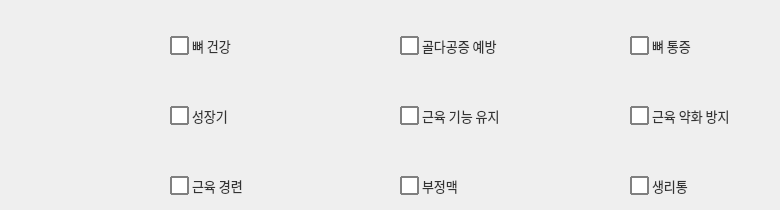
     <widget class="QWidget" name="tab">
      <attribute name="title">
       <string>뼈/근육</string>
      </attribute>
      <widget class="QCheckBox" name="checkBox_35">
       <property name="geometry">
        <rect>
         <x>630</x>
         <y>170</y>
         <width>141</width>
         <height>31</height>
        </rect>
       </property>
       <property name="font">
        <font>
         <family>Leelawadee UI</family>
         <pointsize>-1</pointsize>
        </font>
       </property>
       <property name="styleSheet">
        <string notr="true">QCheckBox 
{
    spacing: 3px; /* 체크박스와 텍스트 사이 간격 */
    font-size: 13px;
    color: #333;
}

QCheckBox::indicator {
    width: 15px;
    height: 15px;
    border: 1.5px solid gray;        /* 기본 테두리 색상 */
    background-color: white;       /* 기본 배경색 */
    border-radius: 1px; 		/*모서리 둥글게*/
}

QCheckBox::indicator:checked {
    background-color: white;       /* 체크된 후 바탕색 */
    border: 1.5px solid red;         /* 체크된 후 테두리 */
    image: url(C:/intel_training/Ai_supplement/pill.png); /* 체크 표시 이미지 (선택 사항) */
}


QCheckBox::indicator:hover
{
background-color : #E0F2F1;

}
</string>
       </property>
       <property name="text">
        <string>생리통</string>
       </property>
       <property name="checkable">
        <bool>true</bool>
       </property>
       <property name="checked">
        <bool>false</bool>
       </property>
       <property name="autoRepeat">
        <bool>false</bool>
       </property>
      </widget>
      <widget class="QCheckBox" name="checkBox_36">
       <property name="geometry">
        <rect>
         <x>170</x>
         <y>100</y>
         <width>131</width>
         <height>31</height>
        </rect>
       </property>
       <property name="font">
        <font>
         <family>Leelawadee UI</family>
         <pointsize>-1</pointsize>
        </font>
       </property>
       <property name="styleSheet">
        <string notr="true">QCheckBox 
{
    spacing: 3px; /* 체크박스와 텍스트 사이 간격 */
    font-size: 13px;
    color: #333;
}

QCheckBox::indicator {
    width: 15px;
    height: 15px;
    border: 1.5px solid gray;        /* 기본 테두리 색상 */
    background-color: white;       /* 기본 배경색 */
    border-radius: 1px; 		/*모서리 둥글게*/
}

QCheckBox::indicator:checked {
    background-color: white;       /* 체크된 후 바탕색 */
    border: 1.5px solid red;         /* 체크된 후 테두리 */
    image: url(C:/intel_training/Ai_supplement/pill.png); /* 체크 표시 이미지 (선택 사항) */
}


QCheckBox::indicator:hover
{
background-color : #E0F2F1;

}
</string>
       </property>
       <property name="text">
        <string>성장기</string>
       </property>
       <property name="checkable">
        <bool>true</bool>
       </property>
       <property name="checked">
        <bool>false</bool>
       </property>
       <property name="autoRepeat">
        <bool>false</bool>
       </property>
      </widget>
      <widget class="QCheckBox" name="checkBox_37">
       <property name="geometry">
        <rect>
         <x>170</x>
         <y>170</y>
         <width>131</width>
         <height>31</height>
        </rect>
       </property>
       <property name="font">
        <font>
         <family>Leelawadee UI</family>
         <pointsize>-1</pointsize>
        </font>
       </property>
       <property name="styleSheet">
        <string notr="true">QCheckBox 
{
    spacing: 3px; /* 체크박스와 텍스트 사이 간격 */
    font-size: 13px;
    color: #333;
}

QCheckBox::indicator {
    width: 15px;
    height: 15px;
    border: 1.5px solid gray;        /* 기본 테두리 색상 */
    background-color: white;       /* 기본 배경색 */
    border-radius: 1px; 		/*모서리 둥글게*/
}

QCheckBox::indicator:checked {
    background-color: white;       /* 체크된 후 바탕색 */
    border: 1.5px solid red;         /* 체크된 후 테두리 */
    image: url(C:/intel_training/Ai_supplement/pill.png); /* 체크 표시 이미지 (선택 사항) */
}


QCheckBox::indicator:hover
{
background-color : #E0F2F1;

}
</string>
       </property>
       <property name="text">
        <string>근육 경련</string>
       </property>
       <property name="checkable">
        <bool>true</bool>
       </property>
       <property name="checked">
        <bool>false</bool>
       </property>
       <property name="autoRepeat">
        <bool>false</bool>
       </property>
      </widget>
      <widget class="QCheckBox" name="checkBox_38">
       <property name="geometry">
        <rect>
         <x>400</x>
         <y>100</y>
         <width>141</width>
         <height>31</height>
        </rect>
       </property>
       <property name="font">
        <font>
         <family>Leelawadee UI</family>
         <pointsize>-1</pointsize>
        </font>
       </property>
       <property name="styleSheet">
        <string notr="true">QCheckBox 
{
    spacing: 3px; /* 체크박스와 텍스트 사이 간격 */
    font-size: 13px;
    color: #333;
}

QCheckBox::indicator {
    width: 15px;
    height: 15px;
    border: 1.5px solid gray;        /* 기본 테두리 색상 */
    background-color: white;       /* 기본 배경색 */
    border-radius: 1px; 		/*모서리 둥글게*/
}

QCheckBox::indicator:checked {
    background-color: white;       /* 체크된 후 바탕색 */
    border: 1.5px solid red;         /* 체크된 후 테두리 */
    image: url(C:/intel_training/Ai_supplement/pill.png); /* 체크 표시 이미지 (선택 사항) */
}


QCheckBox::indicator:hover
{
background-color : #E0F2F1;

}
</string>
       </property>
       <property name="text">
        <string>근육 기능 유지</string>
       </property>
       <property name="checkable">
        <bool>true</bool>
       </property>
       <property name="checked">
        <bool>false</bool>
       </property>
       <property name="autoRepeat">
        <bool>false</bool>
       </property>
      </widget>
      <widget class="QCheckBox" name="checkBox_39">
       <property name="geometry">
        <rect>
         <x>630</x>
         <y>100</y>
         <width>141</width>
         <height>31</height>
        </rect>
       </property>
       <property name="font">
        <font>
         <family>Leelawadee UI</family>
         <pointsize>-1</pointsize>
        </font>
       </property>
       <property name="styleSheet">
        <string notr="true">QCheckBox 
{
    spacing: 3px; /* 체크박스와 텍스트 사이 간격 */
    font-size: 13px;
    color: #333;
}

QCheckBox::indicator {
    width: 15px;
    height: 15px;
    border: 1.5px solid gray;        /* 기본 테두리 색상 */
    background-color: white;       /* 기본 배경색 */
    border-radius: 1px; 		/*모서리 둥글게*/
}

QCheckBox::indicator:checked {
    background-color: white;       /* 체크된 후 바탕색 */
    border: 1.5px solid red;         /* 체크된 후 테두리 */
    image: url(C:/intel_training/Ai_supplement/pill.png); /* 체크 표시 이미지 (선택 사항) */
}


QCheckBox::indicator:hover
{
background-color : #E0F2F1;

}
</string>
       </property>
       <property name="text">
        <string>근육 약화 방지</string>
       </property>
       <property name="checkable">
        <bool>true</bool>
       </property>
       <property name="checked">
        <bool>false</bool>
       </property>
       <property name="autoRepeat">
        <bool>false</bool>
       </property>
      </widget>
      <widget class="QCheckBox" name="checkBox_40">
       <property name="geometry">
        <rect>
         <x>400</x>
         <y>170</y>
         <width>141</width>
         <height>31</height>
        </rect>
       </property>
       <property name="font">
        <font>
         <family>Leelawadee UI</family>
         <pointsize>-1</pointsize>
        </font>
       </property>
       <property name="styleSheet">
        <string notr="true">QCheckBox 
{
    spacing: 3px; /* 체크박스와 텍스트 사이 간격 */
    font-size: 13px;
    color: #333;
}

QCheckBox::indicator {
    width: 15px;
    height: 15px;
    border: 1.5px solid gray;        /* 기본 테두리 색상 */
    background-color: white;       /* 기본 배경색 */
    border-radius: 1px; 		/*모서리 둥글게*/
}

QCheckBox::indicator:checked {
    background-color: white;       /* 체크된 후 바탕색 */
    border: 1.5px solid red;         /* 체크된 후 테두리 */
    image: url(C:/intel_training/Ai_supplement/pill.png); /* 체크 표시 이미지 (선택 사항) */
}


QCheckBox::indicator:hover
{
background-color : #E0F2F1;

}
</string>
       </property>
       <property name="text">
        <string>부정맥</string>
       </property>
       <property name="checkable">
        <bool>true</bool>
       </property>
       <property name="checked">
        <bool>false</bool>
       </property>
       <property name="autoRepeat">
        <bool>false</bool>
       </property>
      </widget>
      <widget class="QCheckBox" name="checkBox_41">
       <property name="geometry">
        <rect>
         <x>400</x>
         <y>30</y>
         <width>141</width>
         <height>31</height>
        </rect>
       </property>
       <property name="font">
        <font>
         <family>Leelawadee UI</family>
         <pointsize>-1</pointsize>
        </font>
       </property>
       <property name="styleSheet">
        <string notr="true">QCheckBox 
{
    spacing: 3px; /* 체크박스와 텍스트 사이 간격 */
    font-size: 13px;
    color: #333;
}

QCheckBox::indicator {
    width: 15px;
    height: 15px;
    border: 1.5px solid gray;        /* 기본 테두리 색상 */
    background-color: white;       /* 기본 배경색 */
    border-radius: 1px; 		/*모서리 둥글게*/
}

QCheckBox::indicator:checked {
    background-color: white;       /* 체크된 후 바탕색 */
    border: 1.5px solid red;         /* 체크된 후 테두리 */
    image: url(C:/intel_training/Ai_supplement/pill.png); /* 체크 표시 이미지 (선택 사항) */
}


QCheckBox::indicator:hover
{
background-color : #E0F2F1;

}
</string>
       </property>
       <property name="text">
        <string>골다공증 예방</string>
       </property>
       <property name="checkable">
        <bool>true</bool>
       </property>
       <property name="checked">
        <bool>false</bool>
       </property>
       <property name="autoRepeat">
        <bool>false</bool>
       </property>
      </widget>
      <widget class="QCheckBox" name="checkBox_42">
       <property name="geometry">
        <rect>
         <x>630</x>
         <y>30</y>
         <width>141</width>
         <height>31</height>
        </rect>
       </property>
       <property name="font">
        <font>
         <family>Leelawadee UI</family>
         <pointsize>-1</pointsize>
        </font>
       </property>
       <property name="styleSheet">
        <string notr="true">QCheckBox 
{
    spacing: 3px; /* 체크박스와 텍스트 사이 간격 */
    font-size: 13px;
    color: #333;
}

QCheckBox::indicator {
    width: 15px;
    height: 15px;
    border: 1.5px solid gray;        /* 기본 테두리 색상 */
    background-color: white;       /* 기본 배경색 */
    border-radius: 1px; 		/*모서리 둥글게*/
}

QCheckBox::indicator:checked {
    background-color: white;       /* 체크된 후 바탕색 */
    border: 1.5px solid red;         /* 체크된 후 테두리 */
    image: url(C:/intel_training/Ai_supplement/pill.png); /* 체크 표시 이미지 (선택 사항) */
}


QCheckBox::indicator:hover
{
background-color : #E0F2F1;

}
</string>
       </property>
       <property name="text">
        <string>뼈 통증</string>
       </property>
       <property name="checkable">
        <bool>true</bool>
       </property>
       <property name="checked">
        <bool>false</bool>
       </property>
       <property name="autoRepeat">
        <bool>false</bool>
       </property>
      </widget>
      <widget class="QCheckBox" name="checkBox_43">
       <property name="geometry">
        <rect>
         <x>170</x>
         <y>30</y>
         <width>131</width>
         <height>31</height>
        </rect>
       </property>
       <property name="font">
        <font>
         <family>Leelawadee UI</family>
         <pointsize>-1</pointsize>
        </font>
       </property>
       <property name="styleSheet">
        <string notr="true">QCheckBox 
{
    spacing: 3px; /* 체크박스와 텍스트 사이 간격 */
    font-size: 13px;
    color: #333;
}

QCheckBox::indicator {
    width: 15px;
    height: 15px;
    border: 1.5px solid gray;        /* 기본 테두리 색상 */
    background-color: white;       /* 기본 배경색 */
    border-radius: 1px; 		/*모서리 둥글게*/
}

QCheckBox::indicator:checked {
    background-color: white;       /* 체크된 후 바탕색 */
    border: 1.5px solid red;         /* 체크된 후 테두리 */
    image: url(C:/intel_training/Ai_supplement/pill.png); /* 체크 표시 이미지 (선택 사항) */
}


QCheckBox::indicator:hover
{
background-color : #E0F2F1;

}
</string>
       </property>
       <property name="text">
        <string>뼈 건강</string>
       </property>
       <property name="checkable">
        <bool>true</bool>
       </property>
       <property name="checked">
        <bool>false</bool>
       </property>
       <property name="autoRepeat">
        <bool>false</bool>
       </property>
      </widget>
     </widget>
